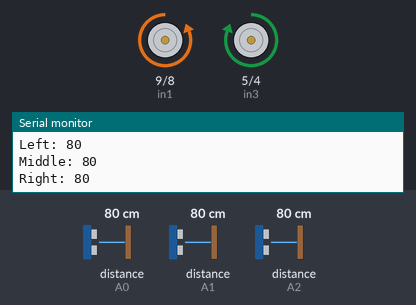
Simulated run of this sketch. Board: Arduino Uno, built with avr-gcc and run on an emulated ATmega328P. On the bench: motor-driver pin pairs drawn as motors (green arrow = first pin HIGH = forward, orange = second pin HIGH = backward, longer = more drive, scaled by the enable pin), the last lines printed to the serial monitor. Wiring (inferred from the names in the program): 3 × ultrasonic range finder: trigger pin 2, echo A1 / trigger pin 3, echo A2 / trigger pin 12, echo A0. Inputs (shaded band) come from the test bench; at power-on: distance to the obstacle (sensors on A0, A1, A2) 80 cm. The echo pulse lasts 58.3 µs per cm.

Above: at 1.2 s.
1.3 s: distance to the obstacle (sensor on A0) set to 23 cm
4.3 s: distance to the obstacle (sensor on A0) set to 19 cm
At 5.5 s:
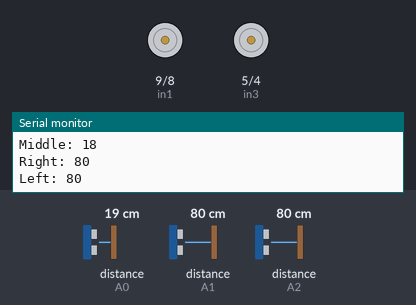
5.8 s: distance to the obstacle (sensor on A1) set to 120 cm
At 6.6 s:
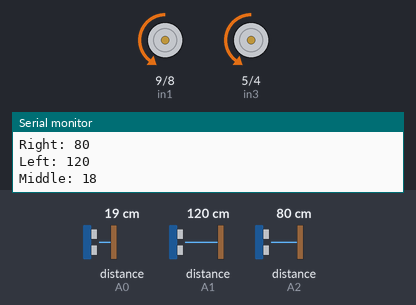
7.4 s: distance to the obstacle (sensor on A2) set to 23 cm
10.4 s: distance to the obstacle (sensor on A2) set to 19 cm
At 11.1 s:
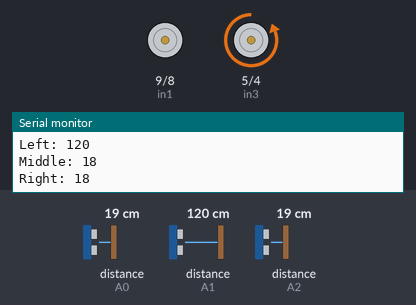
11.9 s: distance to the obstacle (sensor on A1) set to 2 cm
At 12.4 s:
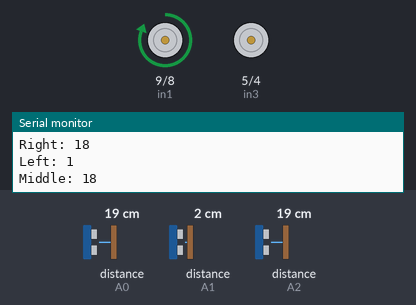
Timing chart, 0 to 14.4 s (numbered marks = the images above; inputs shaded):
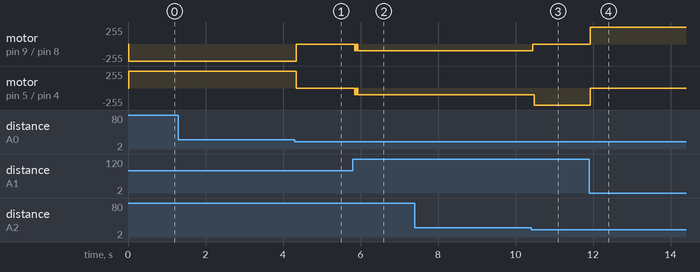

Measured:
- the behaviour switches between 21 and 20 cm on distance to the obstacle (sensor on A0) (found by bisection; images 0 and 1)
- the behaviour switches between 21 and 20 cm on distance to the obstacle (sensor on A2) (found by bisection; images 2 and 3)
- after the input at 4.3 s, motor on pin 9 (in1) / pin 8 (in2): backward 255/255 → stopped at once; motor on pin 5 (in3) / pin 4 (in4): forward 255/255 → stopped at once
- after the input at 5.8 s, motor on pin 9 (in1) / pin 8 (in2), motor on pin 5 (in3) / pin 4 (in4): stopped → backward 100/255 after 0.05 s
- after the input at 10.4 s, motor on pin 9 (in1) / pin 8 (in2): backward 100/255 → stopped after 0.05 s; motor on pin 5 (in3) / pin 4 (in4): backward 100/255 → backward 255/255 after 0.09 s
- after the input at 11.9 s, motor on pin 9 (in1) / pin 8 (in2): stopped → forward 255/255 at once; motor on pin 5 (in3) / pin 4 (in4): backward 255/255 → stopped at once

The sketch:

autonoomv3.ino
```cpp
#include "motor.h"
#include "ultrasone.h"
int cmMiddle;
int cmRight;
int cmLeft;

int leftDistance;
int rightDistance;
int distance = 20;

void setup() {
  initMotor(true);
  setUltrasone();
  Serial.begin(9600);
}


void loop() {
  cmMiddle = getDistance(1);
  cmLeft = getDistance(2);
  cmRight = getDistance(3);
  Serial.print("Middle: ");
  Serial.println(cmMiddle);
  Serial.print("Right: ");
  Serial.println(cmRight);
  Serial.print("Left: ");
  Serial.println(cmLeft);
  forward(255);
  if (cmMiddle < distance) {
    if (cmLeft < cmRight && cmLeft < distance) {
      turnRight(255);
    }
    else if (cmRight < cmLeft && cmRight < distance) {
      turnLeft(255);
    } else if (cmRight < distance && cmLeft < distance) {
      checkSpace(100);
    } else {
      checkSpace(100);
    }
  } else if (cmRight < distance) {
    forwardLeft(255);
  } else if (cmLeft < distance) {
    forwardRight(255);
  }
}

void checkSpace(int motorSpeed) {
  motorOff();
  if (cmLeft > cmRight) {
    turnLeftOnSpot(motorSpeed);
  } else if (cmRight > cmLeft) {
    turnRightOnSpot(motorSpeed);
  }
}
```

motor.cpp
```cpp
#include "motor.h"
#include "Arduino.h"

//pins voor de motor shield:
int enA = 10;
int in1 = 9;
int in2 = 8;
int enB = 11;
int in3 = 5;
int in4 = 4;

void initMotor(bool autonoom){
  if(autonoom == false){
  pinMode(enA, OUTPUT);
  pinMode(enB, OUTPUT);
  pinMode(in1, OUTPUT);
  pinMode(in2, OUTPUT);
  pinMode(in3, OUTPUT);
  pinMode(in4, OUTPUT);
  } else if(autonoom == true){
    in1 = 8;
    in2 = 9;
    in3 = 4;
    in4 = 5;
    pinMode(enA, OUTPUT);
    pinMode(enB, OUTPUT);
    pinMode(in1, OUTPUT);
    pinMode(in2, OUTPUT);
    pinMode(in3, OUTPUT);
    pinMode(in4, OUTPUT);
  }
}

void forward(int motorSpeed){
  digitalWrite(in1, HIGH);
  digitalWrite(in2, LOW);
  digitalWrite(in3, LOW);
  digitalWrite(in4, HIGH);
  analogWrite(enA, motorSpeed);
  analogWrite(enB, motorSpeed);
}

void backwards(int motorSpeed){
  digitalWrite(in1, LOW);
  digitalWrite(in2, HIGH);
  digitalWrite(in3, HIGH);
  digitalWrite(in4, LOW);
  analogWrite(enA, motorSpeed);
  analogWrite(enB, motorSpeed);
}

void turnLeft(int motorSpeed){
  digitalWrite(in1, LOW);
  digitalWrite(in2, LOW);
  digitalWrite(in3, HIGH);
  digitalWrite(in4, LOW);
  analogWrite(enA, motorSpeed);
  analogWrite(enB, motorSpeed);
}

void turnRight(int motorSpeed){
  digitalWrite(in1, LOW);
  digitalWrite(in2, HIGH);
  digitalWrite(in3, LOW);
  digitalWrite(in4, LOW);
  analogWrite(enA, motorSpeed);
  analogWrite(enB, motorSpeed);
}

void forwardLeft(int motorSpeed){
  int slowSpeed = motorSpeed - 200;
  digitalWrite(in1, HIGH);
  digitalWrite(in2, LOW);
  digitalWrite(in3, LOW);
  digitalWrite(in4, HIGH);
  analogWrite(enA, motorSpeed);
  analogWrite(enB, slowSpeed);
}

void forwardRight(int motorSpeed){
  int slowSpeed = motorSpeed - 200;
  digitalWrite(in1, HIGH);
  digitalWrite(in2, LOW);
  digitalWrite(in3, LOW);
  digitalWrite(in4, HIGH);
  analogWrite(enA, slowSpeed);
  analogWrite(enB, motorSpeed);
}

void turnLeftOnSpot(int motorSpeed){
  digitalWrite(in1, HIGH);
  digitalWrite(in2, LOW);
  digitalWrite(in3, HIGH);
  digitalWrite(in4, LOW);
  analogWrite(enA, motorSpeed);
  analogWrite(enB, motorSpeed);
}

void turnRightOnSpot(int motorSpeed){
  digitalWrite(in1, LOW);
  digitalWrite(in2, HIGH);
  digitalWrite(in3, LOW);
  digitalWrite(in4, HIGH);
  analogWrite(enA, motorSpeed);
  analogWrite(enB, motorSpeed);
}

void motorOff(){
  digitalWrite(in1, LOW);
  digitalWrite(in2, LOW);
  digitalWrite(in3, LOW);
  digitalWrite(in4, LOW);
  analogWrite(enA, 0);
  analogWrite(enB, 0);
}
```

motor.h
```cpp
#include "Arduino.h"

void motorOff();
void forwardLeft(int motorSpeed);
void forwardRight(int motorSpeed);
void initMotor(bool autonoom);
void forward(int motorSpeed);
void backwards(int motorSpeed);
void turnLeft(int motorSpeed);
void turnRight(int motorSpeed);
void turnRightOnSpot(int motorSpeed);
void turnLeftOnSpot(int motorSpeed);
```

ultrasone.cpp
```cpp
#include "Arduino.h"
#include "ultrasone.h"

// ultrasone sensor middle 1
int trigMiddle = 12;
#define echoMiddle A0
// ultrasone sensor left 2
int trigLeft = 2;
#define echoLeft A1
// ultrasone sensor right 3
int trigRight = 3;
#define echoRight A2
long lecture_echo;
long cm;

void setUltrasone() {
  //middle
  pinMode(trigMiddle, OUTPUT);
  digitalWrite(trigMiddle, LOW);
  pinMode(echoMiddle, INPUT);
  //left
  pinMode(trigLeft, OUTPUT);
  digitalWrite(trigLeft, LOW);
  pinMode(echoLeft, INPUT);
  //right
  pinMode(trigRight, OUTPUT);
  digitalWrite(trigRight, LOW);
  pinMode(echoRight, INPUT);
}

int getDistance(int servoName) {
  int trigger = trigMiddle;
  int echo = echoMiddle;
  switch (servoName) {
    case 1:
      trigger = trigMiddle;
      echo = echoMiddle;
      break;
    case 2:
      trigger = trigLeft;
      echo = echoLeft;
      break;
    case 3:
      trigger = trigRight;
      echo = echoRight;
      break;
  }
  digitalWrite(trigger, HIGH);
  delayMicroseconds(10);
  digitalWrite(trigger, LOW);
  lecture_echo = pulseIn(echo, HIGH);
  cm = lecture_echo / 58;
  return cm;
}
```

ultrasone.h
```cpp
#include "Arduino.h"

void setUltrasone();
int getDistance(int servoName);
```
